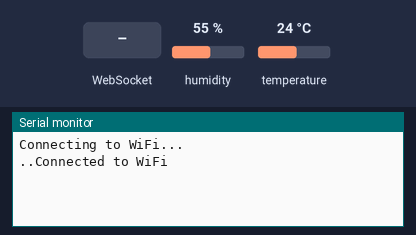
Simulated run of this sketch. Board: ESP32. Shown: the last lines printed to the serial monitor. Inputs (shaded band) come from the test bench; at power-on: humidity 55 %, temperature 24 °C. WiFi joins after 1.5 s; servers stay silent unless stated.

Above: at 3.2 s.
3.3 s: WebSocket text "1" received
At 4.5 s:
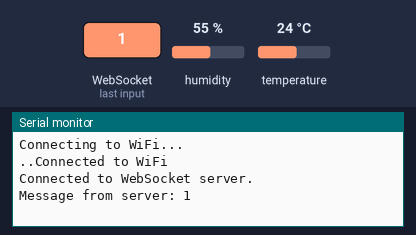
4.8 s: humidity set to 22 %
At 6.1 s:
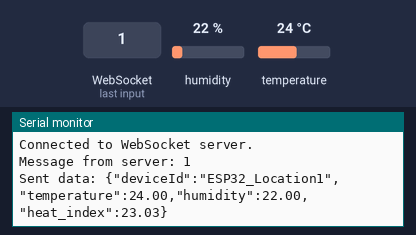
11.5 s: temperature set to 12 °C
At 12.4 s:
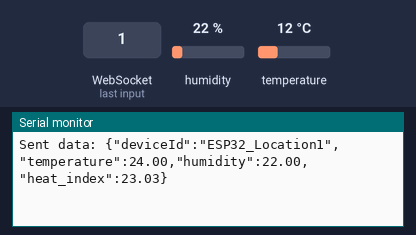
13.0 s: WebSocket text "0" received
At 14.2 s:
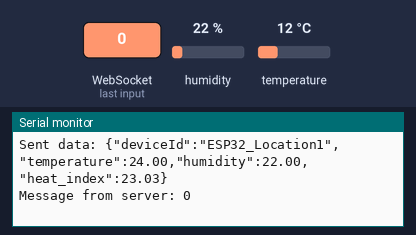
14.5 s: humidity set to 40 %
At 16.1 s:
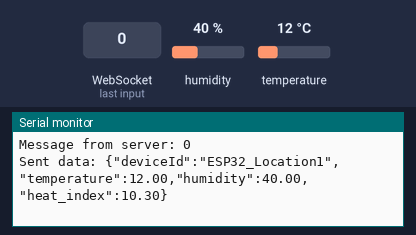

The sketch:

esp32websocketver1.ino
```cpp
#include <WiFi.h>  // Correct WiFi library for ESP32
#include <WebSocketsClient.h>
#include <Adafruit_Sensor.h>
#include <DHT.h>

// Replace with your network credentials
const char* ssid = "Aimer";
const char* password = "09271290354";

// WebSocket server settings
const char* websocket_host = "192.168.58.82";
uint16_t websocket_port = 8080;
const char* websocket_url = "/";

// DHT22 Sensor Setup
#define DHTPIN 4
#define DHTTYPE DHT22
DHT dht(DHTPIN, DHTTYPE);

// WebSocket client object
WebSocketsClient webSocket;

const char* deviceId = "ESP32_Location1";
unsigned long previousMillis = 0;
const long interval = 5000;  // Send data every 5 seconds

void webSocketEvent(WStype_t type, uint8_t *payload, size_t length) {
  switch (type) {
    case WStype_DISCONNECTED:
      Serial.println("Disconnected from WebSocket server.");
      break;
    case WStype_CONNECTED:
      Serial.println("Connected to WebSocket server.");
      break;
    case WStype_TEXT:
      Serial.printf("Message from server: %s\n", payload);
      break;
    case WStype_ERROR:
      Serial.println("WebSocket error occurred.");
      break;
  }
}

void setup() {
  Serial.begin(115200);
  dht.begin();

  // Connect to Wi-Fi
  WiFi.begin(ssid, password);
  Serial.println("Connecting to WiFi...");
  while (WiFi.status() != WL_CONNECTED) {
    delay(1000);
    Serial.print(".");
  }
  Serial.println("Connected to WiFi");

  // Setup WebSocket
  webSocket.begin(websocket_host, websocket_port, websocket_url);
  webSocket.onEvent(webSocketEvent);
}

void loop() {
  webSocket.loop();

  unsigned long currentMillis = millis();
  if (currentMillis - previousMillis >= interval) {
    previousMillis = currentMillis;

    float t = dht.readTemperature();
    float h = dht.readHumidity();
    float hi = dht.computeHeatIndex(t, h, false);

    if (!isnan(t) && !isnan(h) && !isnan(hi)) {
      String jsonData = "{\"deviceId\":\"" + String(deviceId) + "\",\"temperature\":" + String(t) +
                        ",\"humidity\":" + String(h) + ",\"heat_index\":" + String(hi) + "}";

      webSocket.sendTXT(jsonData);
      Serial.println("Sent data: " + jsonData);
    } else {
      Serial.println("Failed to read from DHT sensor.");
    }
  }
}
```

Measured:
- after the input at 3.3 s, the serial monitor: prints a new line at once (image 1)
- after the input at 4.8 s, the serial monitor: prints a new line after 0.21 s (image 2)
- after the input at 13.0 s, the serial monitor: prints a new line at once (image 4)
- after the input at 14.5 s, the serial monitor: prints a new line after 0.51 s (image 5)
